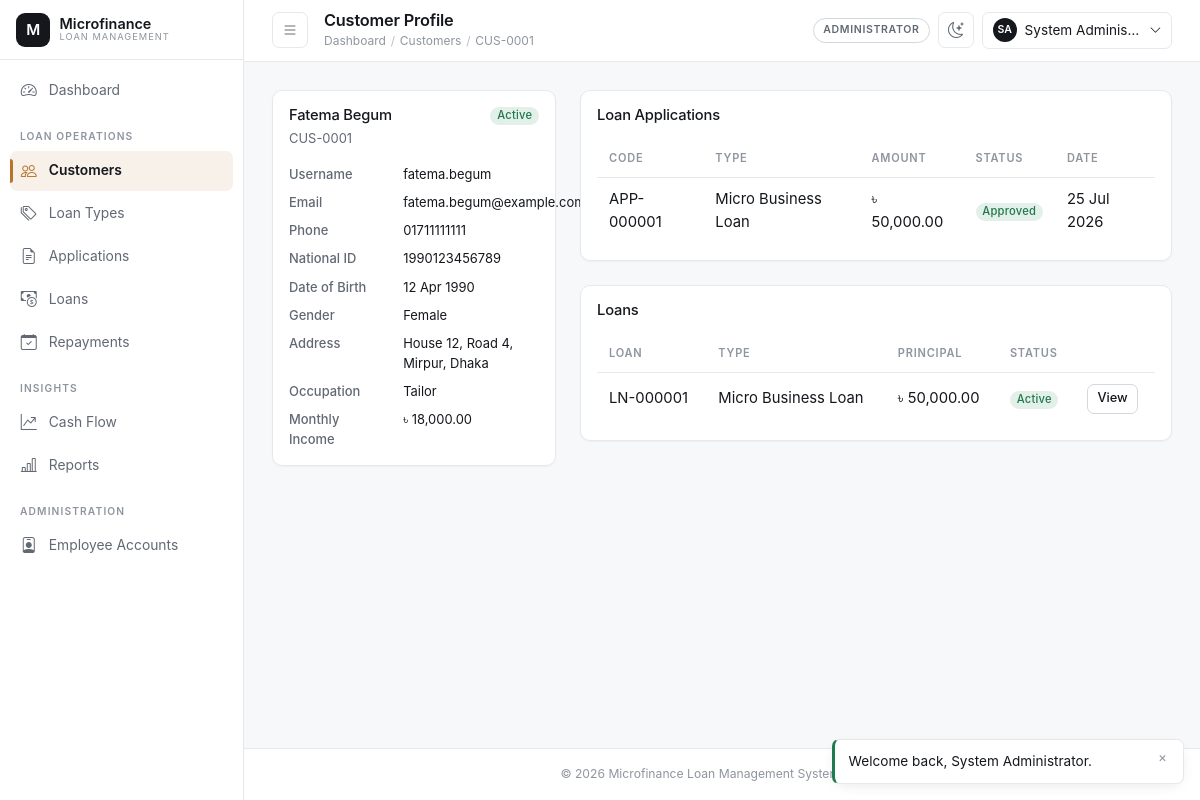
/admin/customers/view.php?id=1 (signed in), run on the app's committed database.
### tables this page shows
CREATE TABLE customers (
    customer_id      INT UNSIGNED AUTO_INCREMENT PRIMARY KEY,
    user_id          INT UNSIGNED NOT NULL UNIQUE,
    customer_code    VARCHAR(20) NOT NULL UNIQUE,
    national_id      VARCHAR(40) NOT NULL UNIQUE,
    date_of_birth    DATE NOT NULL,
    gender           ENUM('male','female','other') NOT NULL,
    address_line     VARCHAR(255) NOT NULL,
    city             VARCHAR(100) NOT NULL,
    occupation       VARCHAR(100) DEFAULT NULL,
    monthly_income   DECIMAL(14,2) DEFAULT NULL,
    status           ENUM('active','inactive','blacklisted') NOT NULL DEFAULT 'active',
    registered_by    INT UNSIGNED NOT NULL,
    created_at       TIMESTAMP NOT NULL DEFAULT CURRENT_TIMESTAMP,
    updated_at       TIMESTAMP NOT NULL DEFAULT CURRENT_TIMESTAMP ON UPDATE CURRENT_TIMESTAMP,
    CONSTRAINT fk_customers_user FOREIGN KEY (user_id) REFERENCES users(user_id)
        ON UPDATE CASCADE ON DELETE CASCADE,
    CONSTRAINT fk_customers_registered_by FOREIGN KEY (registered_by) REFERENCES users(user_id)
        ON UPDATE CASCADE ON DELETE RESTRICT,
    CONSTRAINT chk_customers_income CHECK (monthly_income IS NULL OR monthly_income >= 0),
    INDEX idx_customers_status (status),
    INDEX idx_customers_city (city)
);

CREATE TABLE users (
    user_id        INT UNSIGNED AUTO_INCREMENT PRIMARY KEY,
    role_id        INT UNSIGNED NOT NULL,
    full_name      VARCHAR(120) NOT NULL,
    username       VARCHAR(60) NOT NULL UNIQUE,
    email          VARCHAR(120) NOT NULL UNIQUE,
    phone          VARCHAR(20) DEFAULT NULL,
    password_hash  VARCHAR(255) NOT NULL,
    status         ENUM('active','inactive','suspended') NOT NULL DEFAULT 'active',
    remember_token VARCHAR(255) DEFAULT NULL,
    last_login_at  DATETIME DEFAULT NULL,
    created_by     INT UNSIGNED DEFAULT NULL,
    created_at     TIMESTAMP NOT NULL DEFAULT CURRENT_TIMESTAMP,
    updated_at     TIMESTAMP NOT NULL DEFAULT CURRENT_TIMESTAMP ON UPDATE CURRENT_TIMESTAMP,
    CONSTRAINT fk_users_role FOREIGN KEY (role_id) REFERENCES roles(role_id)
        ON UPDATE CASCADE ON DELETE RESTRICT,
    CONSTRAINT fk_users_created_by FOREIGN KEY (created_by) REFERENCES users(user_id)
        ON UPDATE CASCADE ON DELETE SET NULL,
    INDEX idx_users_role (role_id),
    INDEX idx_users_status (status)
);

CREATE TABLE loan_applications (
    application_id    INT UNSIGNED AUTO_INCREMENT PRIMARY KEY,
    application_code  VARCHAR(20) NOT NULL UNIQUE,
    customer_id        INT UNSIGNED NOT NULL,
    loan_type_id        INT UNSIGNED NOT NULL,
    requested_amount   DECIMAL(14,2) NOT NULL,
    requested_duration_months INT UNSIGNED NOT NULL,
    purpose             VARCHAR(255) DEFAULT NULL,
    status               ENUM('pending','approved','rejected','returned') NOT NULL DEFAULT 'pending',
    review_notes         VARCHAR(500) DEFAULT NULL,
    submitted_by         INT UNSIGNED NOT NULL COMMENT 'user_id of officer who filed it',
    reviewed_by           INT UNSIGNED DEFAULT NULL,
    reviewed_at            DATETIME DEFAULT NULL,
    created_at              TIMESTAMP NOT NULL DEFAULT CURRENT_TIMESTAMP,
    updated_at              TIMESTAMP NOT NULL DEFAULT CURRENT_TIMESTAMP ON UPDATE CURRENT_TIMESTAMP,
    CONSTRAINT fk_apps_customer FOREIGN KEY (customer_id) REFERENCES customers(customer_id)
        ON UPDATE CASCADE ON DELETE RESTRICT,
    CONSTRAINT fk_apps_loan_type FOREIGN KEY (loan_type_id) REFERENCES loan_types(loan_type_id)
        ON UPDATE CASCADE ON DELETE RESTRICT,
    CONSTRAINT fk_apps_submitted_by FOREIGN KEY (submitted_by) REFERENCES users(user_id)
        ON UPDATE CASCADE ON DELETE RESTRICT,
    CONSTRAINT fk_apps_reviewed_by FOREIGN KEY (reviewed_by) REFERENCES users(user_id)
        ON UPDATE CASCADE ON DELETE SET NULL,
    CONSTRAINT chk_apps_amount CHECK (requested_amount > 0),
    CONSTRAINT chk_apps_duration CHECK (requested_duration_months > 0),
    INDEX idx_apps_status (status),
    INDEX idx_apps_customer (customer_id)
);

CREATE TABLE loan_types (
    loan_type_id     INT UNSIGNED AUTO_INCREMENT PRIMARY KEY,
    type_name        VARCHAR(100) NOT NULL UNIQUE,
    description      VARCHAR(255) DEFAULT NULL,
    interest_rate    DECIMAL(5,2) NOT NULL COMMENT 'Annual % rate',
    min_amount       DECIMAL(14,2) NOT NULL,
    max_amount       DECIMAL(14,2) NOT NULL,
    min_duration_months INT UNSIGNED NOT NULL,
    max_duration_months INT UNSIGNED NOT NULL,
    processing_fee_pct DECIMAL(5,2) NOT NULL DEFAULT 0.00,
    status           ENUM('active','inactive') NOT NULL DEFAULT 'active',
    created_at       TIMESTAMP NOT NULL DEFAULT CURRENT_TIMESTAMP,
    updated_at       TIMESTAMP NOT NULL DEFAULT CURRENT_TIMESTAMP ON UPDATE CURRENT_TIMESTAMP,
    CONSTRAINT chk_loan_types_amounts CHECK (max_amount >= min_amount),
    CONSTRAINT chk_loan_types_duration CHECK (max_duration_months >= min_duration_months),
    CONSTRAINT chk_loan_types_rate CHECK (interest_rate >= 0)
);

CREATE TABLE loans (
    loan_id            INT UNSIGNED AUTO_INCREMENT PRIMARY KEY,
    loan_code          VARCHAR(20) NOT NULL UNIQUE,
    application_id     INT UNSIGNED NOT NULL UNIQUE,
    customer_id        INT UNSIGNED NOT NULL,
    loan_type_id       INT UNSIGNED NOT NULL,
    principal_amount   DECIMAL(14,2) NOT NULL,
    interest_rate      DECIMAL(5,2) NOT NULL COMMENT 'Locked-in annual % at approval time',
    duration_months    INT UNSIGNED NOT NULL,
    emi_amount         DECIMAL(14,2) NOT NULL,
    start_date         DATE NOT NULL,
    end_date           DATE NOT NULL,
    status             ENUM('active','closed','defaulted','cancelled') NOT NULL DEFAULT 'active',
    approved_by        INT UNSIGNED NOT NULL,
    created_at         TIMESTAMP NOT NULL DEFAULT CURRENT_TIMESTAMP,
    updated_at         TIMESTAMP NOT NULL DEFAULT CURRENT_TIMESTAMP ON UPDATE CURRENT_TIMESTAMP,
    CONSTRAINT fk_loans_application FOREIGN KEY (application_id) REFERENCES loan_applications(application_id)
        ON UPDATE CASCADE ON DELETE RESTRICT,
    CONSTRAINT fk_loans_customer FOREIGN KEY (customer_id) REFERENCES customers(customer_id)
        ON UPDATE CASCADE ON DELETE RESTRICT,
    CONSTRAINT fk_loans_loan_type FOREIGN KEY (loan_type_id) REFERENCES loan_types(loan_type_id)
        ON UPDATE CASCADE ON DELETE RESTRICT,
    CONSTRAINT fk_loans_approved_by FOREIGN KEY (approved_by) REFERENCES users(user_id)
        ON UPDATE CASCADE ON DELETE RESTRICT,
    CONSTRAINT chk_loans_principal CHECK (principal_amount > 0),
    CONSTRAINT chk_loans_dates CHECK (end_date > start_date),
    INDEX idx_loans_status (status),
    INDEX idx_loans_customer (customer_id)
);

### admin/customers/view.php (the view, shortened to what this page needs)
<?php
$customerId = (int) ($_GET['id'] ?? 0);
$pdo = Database::getConnection();
$stmt = $pdo->prepare(
    'SELECT c.*, u.full_name, u.email, u.phone, u.username
     FROM customers c INNER JOIN users u ON u.user_id = c.user_id
     WHERE c.customer_id = :id'
);
$stmt->execute(['id' => $customerId]);
$customer = $stmt->fetch();
$apps = $pdo->prepare(
    "SELECT a.application_code, a.requested_amount, a.status, a.created_at, lt.type_name
     FROM loan_applications a INNER JOIN loan_types lt ON lt.loan_type_id = a.loan_type_id
     WHERE a.customer_id = ? ORDER BY a.created_at DESC"
);
$apps->execute([$customerId]);
$apps = $apps->fetchAll();
$loans = $pdo->prepare(
    "SELECT l.loan_id, l.loan_code, l.principal_amount, l.status, lt.type_name
     FROM loans l INNER JOIN loan_types lt ON lt.loan_type_id = l.loan_type_id
     WHERE l.customer_id = ? ORDER BY l.created_at DESC"
);
$loans->execute([$customerId]);
$loans = $loans->fetchAll();
require_once __DIR__ . '/../../includes/header.php';
?>
<div class="row g-4">
    <div class="col-lg-4">
        <div class="mfs-card p-3">
            <div class="d-flex justify-content-between align-items-start">
                <h2 class="h5 mb-1"><?= e($customer['full_name']) ?></h2>
                <?= status_badge($customer['status']) ?>
            </div>
            <p class="text-muted small mb-3"><?= e($customer['customer_code']) ?></p>
            <dl class="row small mb-0">
                <dt class="col-5">Username</dt><dd class="col-7"><?= e($customer['username']) ?></dd>
                <dt class="col-5">Email</dt><dd class="col-7"><?= e($customer['email']) ?></dd>
                <dt class="col-5">Phone</dt><dd class="col-7"><?= e($customer['phone'] ?? '—') ?></dd>
                <dt class="col-5">National ID</dt><dd class="col-7"><?= e($customer['national_id']) ?></dd>
                <dt class="col-5">Date of Birth</dt><dd class="col-7"><?= display_date($customer['date_of_birth']) ?></dd>
                <dt class="col-5">Gender</dt><dd class="col-7"><?= e(ucfirst($customer['gender'])) ?></dd>
                <dt class="col-5">Address</dt><dd class="col-7"><?= e($customer['address_line']) ?>, <?= e($customer['city']) ?></dd>
                <dt class="col-5">Occupation</dt><dd class="col-7"><?= e($customer['occupation'] ?? '—') ?></dd>
                <dt class="col-5">Monthly Income</dt><dd class="col-7"><?= $customer['monthly_income'] !== null ? money($customer['monthly_income']) : '—' ?></dd>
            </dl>
        </div>
    </div>
    <div class="col-lg-8">
        <div class="mfs-card p-3 mb-4">
            <h2 class="h6 mb-3">Loan Applications</h2>
            <div class="table-responsive">
                <table class="table table-sm mfs-table align-middle">
                    <thead><tr><th>Code</th><th>Type</th><th>Amount</th><th>Status</th><th>Date</th></tr></thead>
                    <tbody>
                    <?php foreach ($apps as $a): ?>
                        <tr>
                            <td><?= e($a['application_code']) ?></td>
                            <td><?= e($a['type_name']) ?></td>
                            <td><?= money($a['requested_amount']) ?></td>
                            <td><?= status_badge($a['status']) ?></td>
                            <td><?= display_date($a['created_at']) ?></td>
                        </tr>
                    <?php endforeach; ?>
                    </tbody>
                </table>
            </div>
        </div>
        <div class="mfs-card p-3">
            <h2 class="h6 mb-3">Loans</h2>
            <div class="table-responsive">
                <table class="table table-sm mfs-table align-middle">
                    <thead><tr><th>Loan</th><th>Type</th><th>Principal</th><th>Status</th><th></th></tr></thead>
                    <tbody>
                    <?php foreach ($loans as $l): ?>
                        <tr>
                            <td><?= e($l['loan_code']) ?></td>
                            <td><?= e($l['type_name']) ?></td>
                            <td><?= money($l['principal_amount']) ?></td>
                            <td><?= status_badge($l['status']) ?></td>
                            <td><a href="<?= e(BASE_URL) ?>/admin/loans/view.php?id=<?= (int) $l['loan_id'] ?>" class="btn btn-sm btn-outline-secondary">View</a></td>
                        </tr>
                    <?php endforeach; ?>
                    </tbody>
                </table>
            </div>
        </div>
    </div>
</div>
<?php require_once __DIR__ . '/../../includes/footer.php'; ?>

### includes/functions.php (shortened to what this page needs)
<?php
function e(mixed $value = null): string
{
    return htmlspecialchars((string) ($value ?? ''), ENT_QUOTES, 'UTF-8');
}
function money(mixed $amount, string $symbol = '৳'): string
{
    return $symbol . ' ' . number_format(is_numeric($amount) ? (float) $amount : 0.0, 2);
}
function display_date(?string $date, string $format = 'd M Y'): string
{
    $ts = strtotime($date);
    return $ts === false ? '—' : date($format, $ts);
}
function status_badge(string $status): string
{
    $slug = strtolower(str_replace(' ', '-', $status));
    return '<span class="badge badge-status-' . e($slug) . '">' . e(ucwords(str_replace('_', ' ', $status))) . '</span>';
}

### assets/css/style.css (style rules this page uses)
:root { color-scheme: light; --mfs-bg: #f7f8f9; --mfs-surface: #ffffff; --mfs-surface-2: #fbfbfc; --mfs-surface-3: #f1f2f4; --mfs-border: #e6e8ec; --mfs-border-strong: #d3d7de; --mfs-ink: #14171c; --mfs-ink-soft: #626974; --mfs-ink-faint: #8f959f; --mfs-accent: #b6752b; --mfs-accent-hover: #a1651f; --mfs-accent-soft: rgba(182, 117, 43, 0.10); --mfs-accent-ring: rgba(182, 117, 43, 0.26); --mfs-success: #1f7a4d; --mfs-success-soft: rgba(31, 122, 77, 0.12); --mfs-danger: #bb3b28; --mfs-danger-soft: rgba(187, 59, 40, 0.12); --mfs-warning: #b6752b; --mfs-info: #2b6d8c; --mfs-info-soft: rgba(43, 109, 140, 0.12); --mfs-radius: 10px; --mfs-radius-sm: 7px; --mfs-radius-lg: 16px; --mfs-shadow-sm: 0 1px 2px rgba(16, 18, 21, 0.04); --mfs-shadow: 0 4px 16px -6px rgba(16, 18, 21, 0.14); --mfs-shadow-lg: 0 24px 60px -28px rgba(16, 18, 21, 0.34); --mfs-sidebar-width: 244px; --mfs-sidebar-collapsed: 68px; --mfs-topbar-height: 60px; --mfs-speed: 160ms; --mfs-speed-slow: 280ms; --mfs-ease: cubic-bezier(0.4, 0, 0.2, 1); --mfs-ease-out: cubic-bezier(0.16, 1, 0.3, 1); --mfs-font: -apple-system, BlinkMacSystemFont, 'Segoe UI', Inter, Roboto, 'Helvetica Neue', Arial, 'Noto Sans', sans-serif; --mfs-font-mono: ui-monospace, SFMono-Regular, 'SF Mono', Menlo, Consolas, monospace; }
*, *::before, *::after { box-sizing: border-box; }
html { -webkit-text-size-adjust: 100%; text-size-adjust: 100%; }
body { margin: 0; background-color: var(--mfs-bg); color: var(--mfs-ink); font-family: var(--mfs-font); font-size: 0.925rem; line-height: 1.55; -webkit-font-smoothing: antialiased; -moz-osx-font-smoothing: grayscale; }
h1, h2, h3, h4, h5, h6 { color: var(--mfs-ink); font-weight: 600; letter-spacing: -0.012em; }
a { color: var(--mfs-ink); text-decoration: none; transition: color var(--mfs-speed) var(--mfs-ease); }
* { scrollbar-width: thin; scrollbar-color: var(--mfs-border-strong) transparent; }
.text-muted { color: var(--mfs-ink-soft) !important; }
dl.row dt { color: var(--mfs-ink-soft); font-weight: 500; }
dl.row dd { color: var(--mfs-ink); }
.btn { --mfs-btn-bg: transparent; border-radius: var(--mfs-radius-sm); font-size: 0.875rem; font-weight: 500; line-height: 1.45; padding: 0.5rem 0.95rem; cursor: pointer; transition: background-color var(--mfs-speed) var(--mfs-ease), border-color var(--mfs-speed) var(--mfs-ease), color var(--mfs-speed) var(--mfs-ease), transform var(--mfs-speed) var(--mfs-ease), box-shadow var(--mfs-speed) var(--mfs-ease); }
.btn-outline-secondary { border-color: var(--mfs-border-strong); color: var(--mfs-ink); background: var(--mfs-surface); }
.btn-sm { padding: 0.3rem 0.6rem; font-size: 0.8rem; }
.mfs-card { background: var(--mfs-surface); border: 1px solid var(--mfs-border); border-radius: var(--mfs-radius); box-shadow: var(--mfs-shadow-sm); }
.mfs-card h2, .mfs-card h3 { font-size: 0.92rem; }
.table { --bs-table-bg: transparent; --bs-table-color: var(--mfs-ink); color: var(--mfs-ink); margin-bottom: 0; }
.table.mfs-table thead th { position: sticky; top: 0; z-index: 1; background: var(--mfs-surface); color: var(--mfs-ink-faint); font-size: 0.69rem; font-weight: 600; letter-spacing: 0.07em; text-transform: uppercase; border: 0; border-bottom: 1px solid var(--mfs-border); padding: 0.6rem 0.75rem; white-space: nowrap; vertical-align: middle; }
.table.mfs-table tbody td { border-color: var(--mfs-border); padding: 0.65rem 0.75rem; vertical-align: middle; }
.table.mfs-table tbody tr { transition: background-color var(--mfs-speed) var(--mfs-ease); }
.table.mfs-table tbody tr:last-child td { border-bottom: 0; }
.table-responsive { -webkit-overflow-scrolling: touch; }
.badge { font-weight: 500; font-size: 0.7rem; letter-spacing: 0.02em; padding: 0.3em 0.6em; border-radius: 999px; }
.badge-status-active, .badge-status-approved, .badge-status-paid, .badge-status-disbursed { background: var(--mfs-success-soft); color: var(--mfs-success); }

### data on the page
customers: user.full_name "Fatema Begum", status "Active", customer_code "CUS-0001", user.username "fatema.begum", user.email "fatema.begum@example.com", user.phone "01711111111", national "1990123456789", date_of_birth "12 Apr 1990", gender "Female", address_line "House 12, Road 4, Mirpur", city "Dhaka", occupation "Tailor", monthly_income "৳ 18,000.00"
loan_applications: application_code "APP-000001", loan_type.type_name "Micro Business Loan", requested_amount "৳ 50,000.00", status "Approved", created_at "25 Jul 2026"
loans: loan_code "LN-000001", loan_type.type_name "Micro Business Loan", principal_amount "৳ 50,000.00", status "Active"

### other printed values
$label "Dashboard"
$item[3] "LOAN OPERATIONS"
$label "Customers"
$label "Loan Types"
$label "Applications"
$label "Loans"
$label "Repayments"
$item[3] "INSIGHTS"
$label "Cash Flow"
$label "Reports"
$item[3] "ADMINISTRATION"
$label "Employee Accounts"
$pageTitle "Customer Profile"
$label "CUS-0001"
$user['role_name'] "ADMINISTRATOR"
